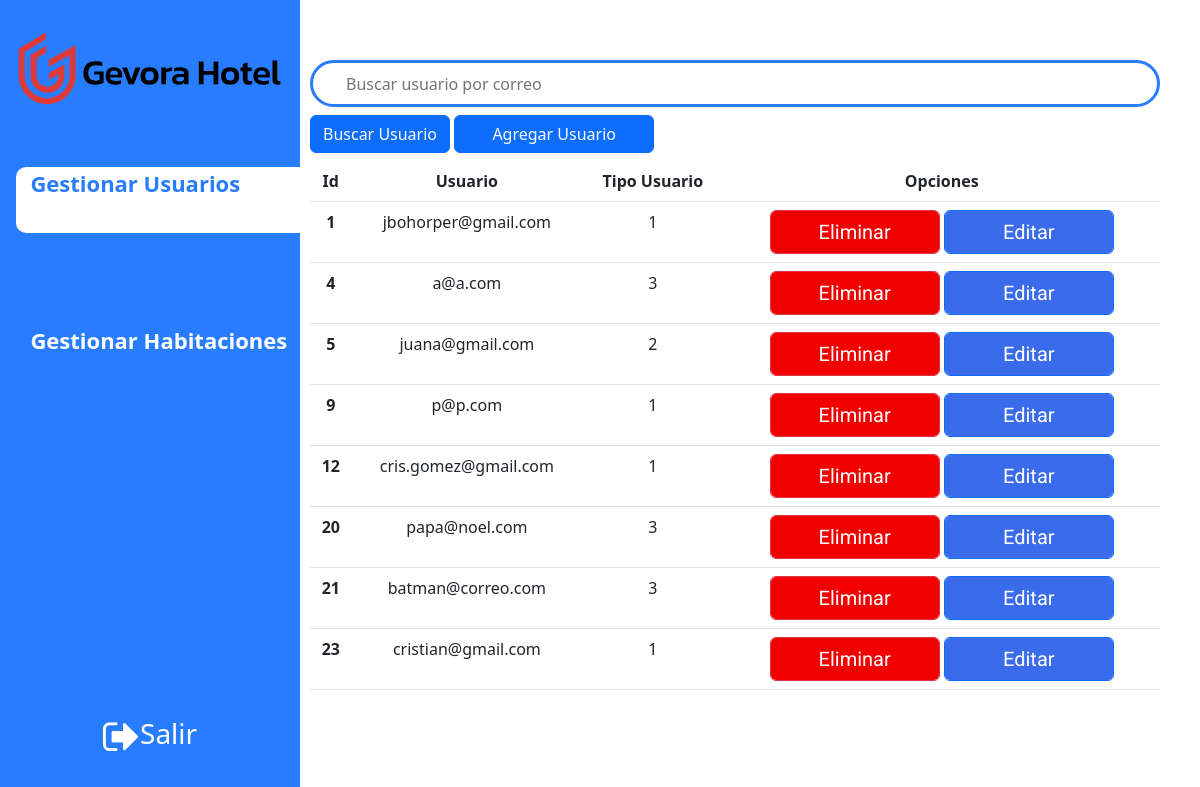
The page /SuperAdminUsers on the database as committed earlier.
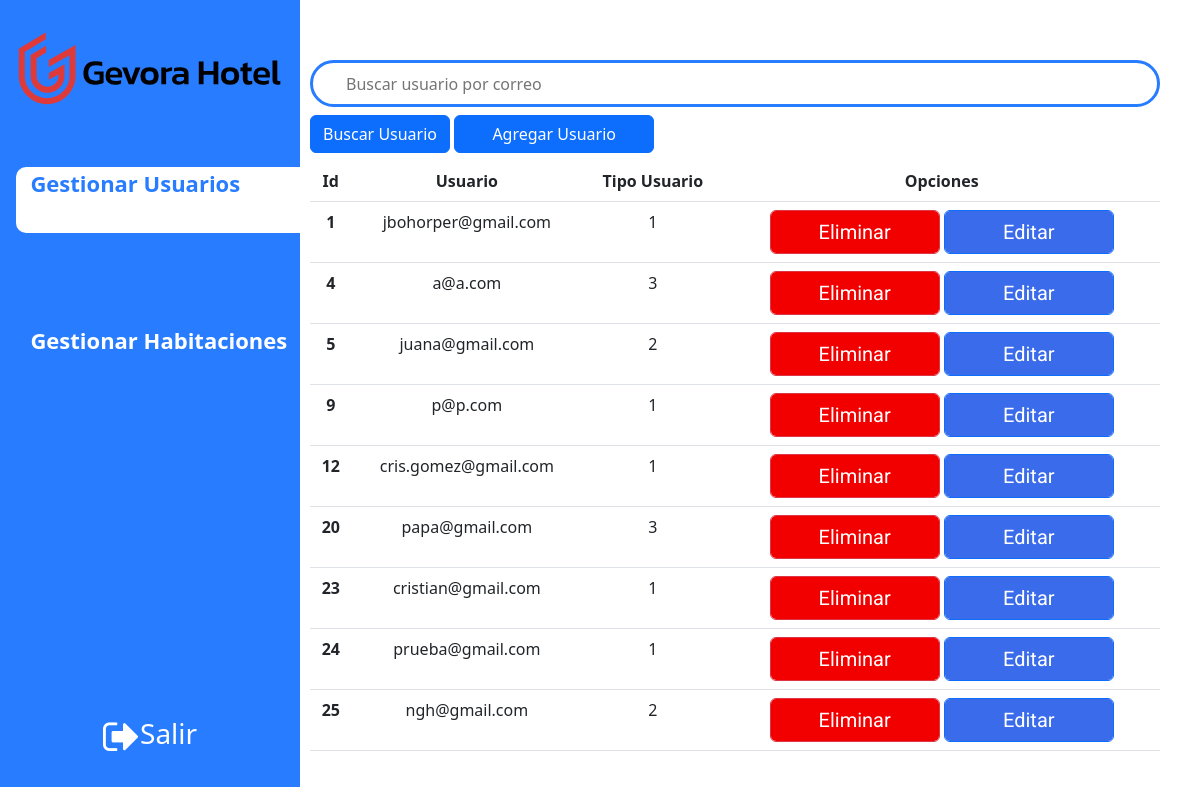
The same page on the database as committed later.
### tables this page shows
CREATE TABLE Usuarios (
  _id integer  primary key autoincrement not null,
  nombre varchar(100),
  correo varchar(100),
  contrasena varchar(100),
  rol varchar(20)
);

### SuperAdminRoutes.py (the view)
@SuperAdminUsers.route('/SuperAdminUsers', methods=['GET'])
def superUsuarios():
    usuarios=functions.sql_list_usuarios()
    return render_template('SuperAdministrador.html',usuarios=usuarios)

### SuperAdminRoutes.py (called while the page is built)
@SuperAdminUsers.before_request
def before_request():
    if 'usuario' not in session and request.endpoint in ['superUsuarios']:
        return redirect('/')

### functions.py (called while the page is built)
def sql_connection():
    try:
        BASE_DIR = os.path.dirname(os.path.abspath(__file__))
        db_path = os.path.join(BASE_DIR, "Database/HotelGevora.db")
        print(db_path)
        con = sqlite3.connect(db_path)
        return con
    except Error:
        print(Error)

def sql_list_usuarios():
    strsql = "SELECT * FROM Usuarios;"
    con = sql_connection()
    cursorObj = con.cursor()
    cursorObj.execute(strsql)
    usuarios = cursorObj.fetchall()
    return usuarios

### templates/superAdministrador.html (shortened to what this page needs)
<!DOCTYPE html>
<html lang="en">
  <head>
    <link
      href="https://cdn.jsdelivr.net/npm/bootstrap@5.2.0/dist/css/bootstrap.min.css"
      rel="stylesheet"
    />
    <link rel="stylesheet" href="https://cdnjs.cloudflare.com/ajax/libs/font-awesome/4.7.0/css/font-awesome.min.css">
    <link rel="stylesheet" href={{ url_for('static', filename='css/superAdministrador.css') }} />
  </head>
  <body>
    <div class="d-flex flex-column flex-shrink-0 p-3 bg-light" id="navbar">
      <img class="logo-img" src={{ url_for('static', filename='assets/Gevora_Hotel_Logo.svg') }} />
      <ul class="nav nav-pills flex-column mb-auto funciones">
        <li>
          <button class="gestion activado " id="gesUs">Gestionar Usuarios</button>
        </li>
        <li>
          <button class="gestion desactivado" id="gesHab">Gestionar Habitaciones</button>
        </li>
      </ul>
      <div class="outCont">
        <a href="/logOut" id="salir"><i class="fa fa-sign-out" aria-hidden="true" id="Salir"></i><h3>Salir</h3></a>
      </div>
    </div>
    <div class="content">
      <div class="input-group">
        <input type="search" placeholder="Buscar usuario por correo" id='inputBuscar'/>
      </div>
      <button  class="addButton3 btn btn-primary mt-2">Buscar Usuario</button>
      <button  class="addButton2 btn btn-primary mt-2" type="button" data-bs-toggle="modal" data-bs-target="#addModal">Agregar Usuario</button>
      <div class="tableConta mt-2">
        <table class="table  table-hover ">
          <thead>
            <tr>
              <th scope="col">Id</th>
              <th scope="col">Usuario</th>
              <th scope="col">Tipo Usuario</th>
              <th scope="col">Opciones</th>
            </tr>
          </thead>
          <tbody>
            {% if usuarios|length > 0 %}
            {% for i in usuarios %}
            <tr id="{{i[2]}}">
              <th scope="row">{{i[0]}}</th>
              <td class="nombre">{{i[2]}}</td>
              <td>
                {{i[4]}}
              </td>
              <td class="opciones">
                <button class="eliminar btn btn-danger form-control" iduser="{{i[0]}}"  data-bs-toggle="modal" data-bs-target="#modFor{{i[0]}}">Eliminar</button>
                <a href="/editUser/{{i[0]}}" class="editar btn btn-primary form-control">Editar</a>
              </td>
            </tr>
            {% endfor %}
            {% endif %}
          </tbody>
        </table>
      </div>
  </body>
</html>

### static/css/superAdministrador.css (style rules this page uses)
body { display: flex; }
#navbar { width: 300px; height: 100vh; padding-top: 30px !important; background-color: #287cff !important; }
.logo-img { fill: white; }
.funciones>li .activado { display: flex; width: 284px; height: 66px; margin: 60.3px 0 30px; padding: 0 0 0 14.4px; border-radius: 10px; border-bottom-right-radius: 0; border-top-right-radius: 0; background-color: #fff; }
.funciones>li .desactivado { display: flex; width: 284px; height: 66px; margin: 60.3px 0 30px; padding: 0 0 0 14.4px; border-radius: 10px; background-color: #287cff; color: white; }
.gestion { background-color: transparent; color: #287cff;; font-size: 22px; font-weight: bold; border: none; }
.content { position: relative; flex-grow: 1; padding-top:60px; padding-left: 10px; padding-right: 40px; }
.input-group { width: 100%; display: flex; }
input { width: 80%; border: solid 3px #287cff; background-color: #fff; border-radius: 40px; border-top-right-radius: 40px !important; border-bottom-right-radius: 40px !important; padding: 9px 29px 8px 33px; }
i { color: white; }
.eliminar { font-size: 20px; font-family: 'Roboto'; color: white; background-color: #f20000; width: 170px; }
.editar { font-family: 'Roboto'; font-size: 20px; color: white; background-color: #3a6beb; width: 170px; }
#Salir { font-size: 40px; }
.outCont { display: flex; text-align: center; margin-bottom: 25px; justify-content: center }
a { text-decoration: none; }
#inputBuscar { flex-grow: 2; }
.addButton2 { width: 200px; }
.tableConta { overflow-y:scroll; max-height: 600px; }
.table td { text-align: center; }
.table tr { text-align: center; }
#salir { color: white; display: flex; }

Rows that differ between the two databases and show on the page:
removed Usuarios: _id "21", correo "batman@correo.com", rol "3"
changed Usuarios id 20: correo "papa@noel.com" → "papa@gmail.com"
added Usuarios: _id "24", correo "prueba@gmail.com", rol "1"
added Usuarios: _id "25", correo "ngh@gmail.com", rol "2"
